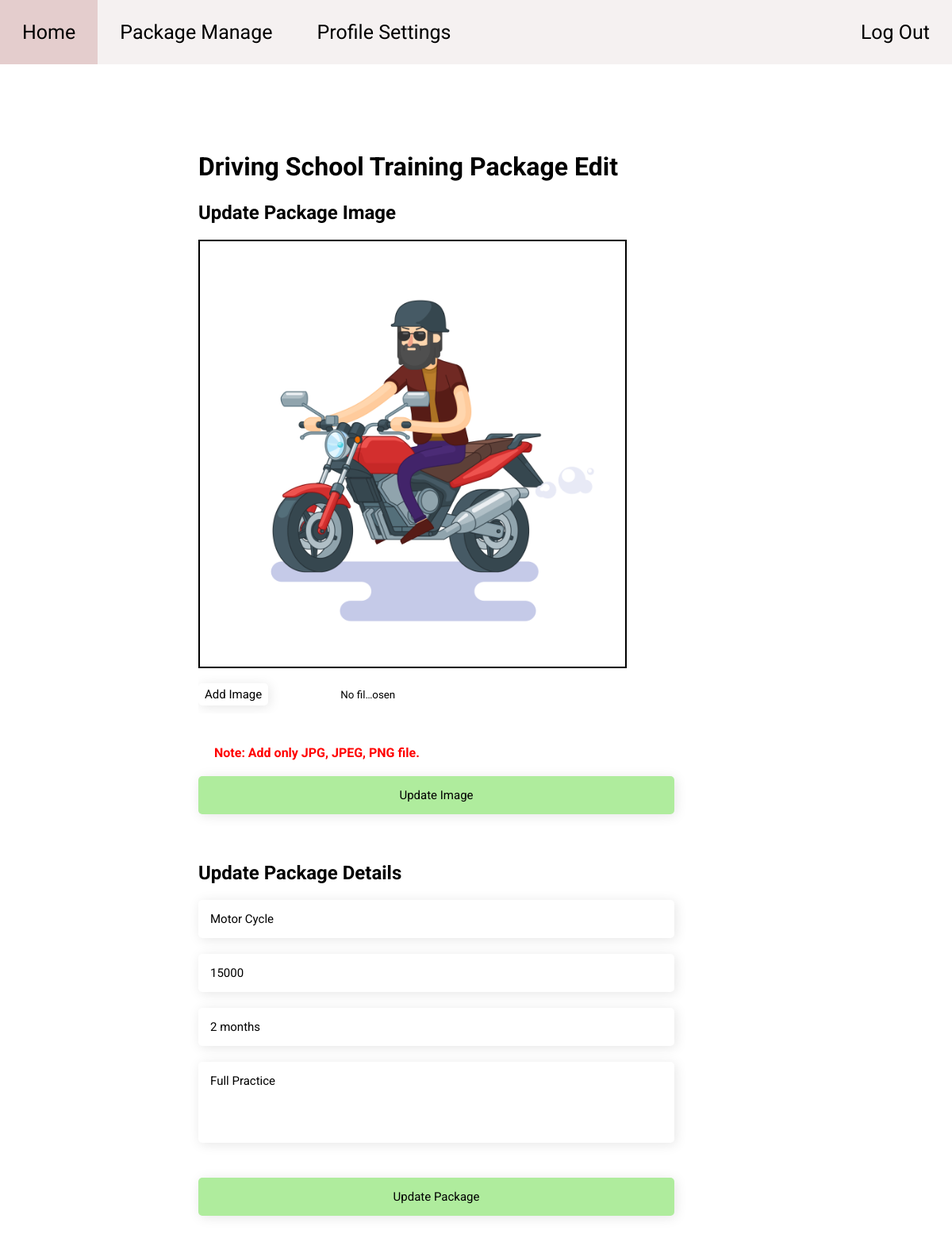
/php/driving-school-package-manage-edit.php?package_id=23 (signed in), run on the app's committed database.
### tables this page shows
CREATE TABLE `package` (
  `package_id` int(11) NOT NULL,
  `school_id` int(11) DEFAULT NULL,
  `package_name` varchar(100) DEFAULT NULL,
  `package_price` int(11) DEFAULT NULL,
  `description` varchar(300) DEFAULT NULL,
  `duration` varchar(10) DEFAULT NULL,
  `image` varchar(255) DEFAULT NULL
);

### php/driving-school-package-manage-edit.php (the view, shortened to what this page needs)
<?php
    require "../includes/config.php";
    if(isset($_SESSION['username'])){
?>
<!DOCTYPE HTML>
<html>
<head>
    <link rel="stylesheet" href="https://cdnjs.cloudflare.com/ajax/libs/font-awesome/6.1.1/css/all.min.css" />
    <link rel = "stylesheet" type = "text/css" href = "../css/driving-school-main.css"/>
    <link rel = "stylesheet" type = "text/css" href = "../css/driving-school-package-manage.css"/>
</head>
<body>
    <?php include '../includes/driving-school-navigation.php'?>
    <div id = "heading2" class="container">
        <h1 class="dashboard-table-heading">Driving School Training Package Edit</h1>
        <div class="add-package-container">
            <?php
                    $package_id = $_GET['package_id'];
                    $sql = "SELECT * FROM Package WHERE package_id = '$package_id'";
                    $result = $conn->query($sql);
                    $data = $result->fetch_assoc();
            ?>
                    <div class="section">
                        <h2 id="update-title">Update Package Image</h2>
                        <img src="<?php echo $data['image']?>" alt="package image" id = "updatePackageImage">
                        <form name = "package-add-form" action = "./driving-school-update-package-image.php" onsubmit = "return validateImageForm();" method = "POST" enctype="multipart/form-data">
                            <div class="first-row">
                                <input class = "inputFile" id = "package_image" type = "file" name = "image"/><br>
                                <p class = "error-message" id = "error-image"></p>
                                <?php
                                    $error = '';
                                ?>
                                <p class = "error-message" id = "error-upload"><?php echo $error ?></p>
                            </div>
                            <p class="note">Note: Add only JPG, JPEG, PNG file.</p>
                            <div class="second-row">
                                <input class="inputField btn" type="submit" value="Update Image" name = "btnEditImg">
                            </div>
                        </form>
                    </div>
                    <div class="section">
                        <h2 id="update-title">Update Package Details</h2>
                        <form name = "package-add-form" action = "./driving-school-package-manage-edit-check.php" onsubmit = "return validateForm();" method = "POST">
                            <div class="first-row">
                                <input class = "inputField" id = "package_name" type="text" placeholder="Enter Package Name" name = "package_name" value="<?php echo $data['package_name']?>"/><br>
                                <p class = "error-message" id = "error-name"></p>
                                <input class = "inputField" id = "package_price" type="text" placeholder="Enter Package Price" name = "package_price" value="<?php echo $data['package_price']?>"/><br>
                                <p class = "error-message" id = "error-price"></p>
                                <input class = "inputField" id = "package_duration" type = "text" placeholder="Enter Training Duration" name = "package_duration" value="<?php echo $data['duration']?>"/><br>
                                <p class = "error-message" id = "error-duration"></p>
                                <textarea class = "inputField" id = "package_description" rows="4" cols="50" placeholder="Enter Package Description" name = "package_description"><?php echo $data['description']?></textarea><br>
                                <p class = "error-message" id = "error-description"></p>
                            </div>
                            <div class="second-row">
                                <input class="inputField btn" type="submit" value="Update Package" name = "btnEditPkg">
                            </div>
                        </form>
                    </div>
        </div>
    </div>
</body>
</html>
<?php
    }else{
        header('Location: ./driving-school.php');
    }
?>

### css/driving-school-main.css (style rules this page uses)
* { box-sizing: border-box; margin: 0; padding: 0; font-family: 'Roboto', sans-serif; }
.container { padding-top: 110px; padding-left: 200px; padding-right: 200px; margin-left: 50px; }
.inputField { background-color: rgba(255, 255, 255, .15); box-shadow: 2px 2px 15px 0px rgba(0, 0, 0, .1); border: none; border-radius: 5px; overflow: hidden; }
.btn { font-size: 15px; color: black; background-color: #afec9d; }
.error-message { padding-bottom: 10px; color: red; }
.dashboard-table-heading { padding-bottom: 25px; }
textarea { resize: none; }
.note { color: red; font-weight: bold; margin: 20px; margin-top: 0; }

### css/driving-school-package-manage.css (style rules this page uses)
.container .add-package-container { width: 600px; }
.add-package-container input[type=text], textarea, select { padding: 15px; margin-bottom: 10px; width: 100%; }
.add-package-container input[type=submit] { width: 100%; padding: 15px; margin-bottom: 10px; }
.update-package-container input[type=text], textarea { padding: 15px; margin-bottom: 10px; width: 100%; }
input[placeholder], [placeholder], *[placeholder], textarea::placeholder { font-size: 15px; }
.first-row, .second-row, .third-row { padding-bottom: 20px; }
.inputFile::before { content: 'Add Image'; display: inline-block; background-color: rgba(255, 255, 255, .15); box-shadow: 2px 2px 15px 0px rgba(0, 0, 0, .1); border: none; border-radius: 5px; padding: 5px 8px; outline: none; cursor: pointer; font-size: 15px; margin-bottom: 10px; }
#error-upload { color: red; }
#updatePackageImage { width: 540px; height: 540px; border: 2px solid black; }
.section { padding-bottom: 30px; }
.section input[type=file] { padding-top: 15px; }
#update-title { padding-bottom: 20px; }

### data on the page
package: image (picture), package_name "Motor Cycle", package_price "15000", package_duration "2 months", package_description "Full Practice"
